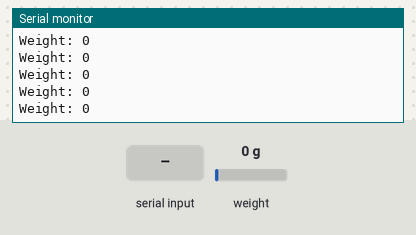
The sketch below on a simulated Arduino Uno, built with avr-gcc and run on an emulated ATmega328P. Parts: the last lines printed to the serial monitor. Inputs (shaded band) come from the test bench; at power-on: weight on the scale 0 g.

Above: at 3.6 s.
3.7 s: "t" received over Serial
At 3.86 s:
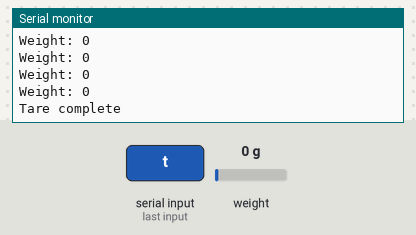
5.2 s: weight on the scale set to 100 g
At 5.59 s:
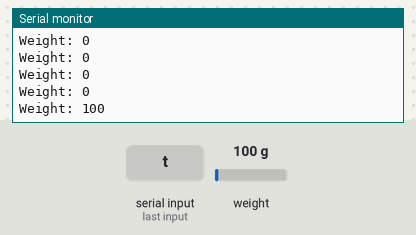
6.7 s: weight on the scale set to 1250 g
At 6.85 s:
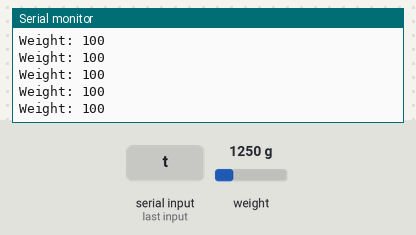
Timing chart, 0 to 9.7 s (numbered marks = the images above; inputs shaded):
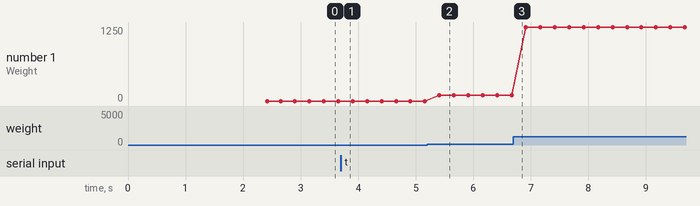

The sketch:

061_LoadCellAmplifier_HX711.ino
```cpp
//A full description of this module (and many others) can be downloaded at: https://eve_arduino

#include <HX711_ADC.h>
HX711_ADC LoadCell(3, 4);
long time_last_measurement;
float calibration_value=460.0;

void setup()
{
  Serial.begin(9600);
  LoadCell.begin();
  long stabilisingtime = 2000;
  LoadCell.start(stabilisingtime);
  LoadCell.setCalFactor(calibration_value);
  Serial.println("Tare is complete");
}

void loop()
{
  LoadCell.update();
  if (millis() > time_last_measurement + 250)
  {
    int measurement = LoadCell.getData();
    Serial.print("Weight: ");
    Serial.println(measurement);
    time_last_measurement = millis();
  }
  if (Serial.available() > 0)
  {
    char inByte = Serial.read();
    if (inByte == 't') LoadCell.tareNoDelay();
  }
  if (LoadCell.getTareStatus() == true)
  {
    Serial.println("Tare complete");
  }
}
```

Measured:
- after the input at 3.7 s, the serial monitor: prints a new line at once (image 1)
- after the input at 5.2 s, the serial monitor: prints a new line after 0.21 s (image 2)
- plotted number 1: 0 → 100 after the input at 5.2 s, 100 → 1250 after the input at 6.7 s
